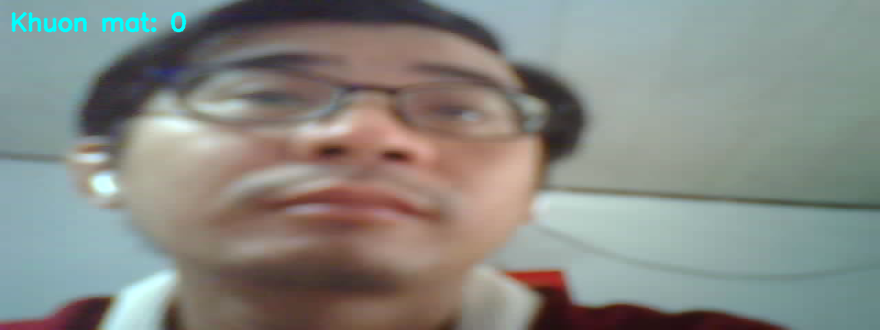
#> input picture esp32_snapshot_20260330_100258.png, 880 x 330 px, given in place of the camera
$ python hand_game.py
#> lines starting #> are read from the running program, lines starting #| are printed output that depends on the picture; after the words box and inside, x2 and y2 are one past the last pixel; in counts of white or black regions, pixels touching at a corner belong together
import cv2
import random
import os
import numpy as np
from PIL import Image, ImageDraw, ImageFont

# Game đơn giản: bé dùng miệng ăn bong bóng
# Điều khiển: đưa mặt vào camera, dùng vùng miệng chạm vào bong bóng

WIDTH = 640
HEIGHT = 480
BUBBLE_RADIUS = 35
NUM_BUBBLES = 6
MOUTH_RADIUS = 50

face_cascade = cv2.CascadeClassifier(cv2.data.haarcascades + 'haarcascade_frontalface_default.xml')


def clamp(value, minimum, maximum):
    return max(minimum, min(value, maximum))


def load_font(size=24):
    possible_fonts = [
        "arial.ttf",
        "segoeui.ttf",
        "times.ttf",
        "DejaVuSans.ttf",
    ]
    for font_name in possible_fonts:
        try:
            return ImageFont.truetype(font_name, size)
        except OSError:
            continue

    try:
        windows_font_dir = os.path.join(os.environ.get("WINDIR", "C:\\Windows"), "Fonts")
        for font_name in ["arial.ttf", "segoeui.ttf", "times.ttf"]:
            font_path = os.path.join(windows_font_dir, font_name)
            if os.path.exists(font_path):
                return ImageFont.truetype(font_path, size)
    except Exception:
        pass

    return ImageFont.load_default()


def draw_text(frame, text, position, color=(255, 255, 255), size=24):
    image = Image.fromarray(cv2.cvtColor(frame, cv2.COLOR_BGR2RGB))
    draw = ImageDraw.Draw(image)
    font = load_font(size)
    draw.text(position, text, font=font, fill=color)
    return cv2.cvtColor(np.array(image), cv2.COLOR_RGB2BGR)


class Bubble:
    def __init__(self):
        self.reset()

    def reset(self):
        self.x = random.randint(BUBBLE_RADIUS, WIDTH - BUBBLE_RADIUS)
        self.y = random.randint(BUBBLE_RADIUS, HEIGHT - BUBBLE_RADIUS)
        self.vx = random.uniform(-3.0, 3.0)
        self.vy = random.uniform(-2.0, 2.0)
        self.color = (
            random.randint(40, 255),
            random.randint(40, 255),
            random.randint(40, 255),
        )
        self.radius = BUBBLE_RADIUS

    def update(self):
        self.x += self.vx
        self.y += self.vy
        if self.x - self.radius < 0 or self.x + self.radius > WIDTH:
            self.vx *= -1
            self.x = clamp(self.x, self.radius, WIDTH - self.radius)
        if self.y - self.radius < 0 or self.y + self.radius > HEIGHT:
            self.vy *= -1
            self.y = clamp(self.y, self.radius, HEIGHT - self.radius)

    def draw(self, frame):
        cv2.circle(frame, (int(self.x), int(self.y)), self.radius, self.color, -1)
        cv2.circle(frame, (int(self.x), int(self.y)), self.radius, (255, 255, 255), 3)


def find_mouth_center(frame):
    gray = cv2.cvtColor(frame, cv2.COLOR_BGR2GRAY)
    faces = face_cascade.detectMultiScale(gray, scaleFactor=1.1, minNeighbors=6, minSize=(100, 100))
    mask = np.zeros_like(frame)
    if len(faces) == 0:
        return None, mask

    face = max(faces, key=lambda rect: rect[2] * rect[3])
    x, y, w, h = face
    mouth_x = x + w // 2
    mouth_y = y + int(h * 0.75)
    mouth_w = int(w * 0.45)
    mouth_h = int(h * 0.2)
    mouth_center = (mouth_x, mouth_y)

    cv2.rectangle(mask, (x, y), (x + w, y + h), (255, 255, 255), 2)
    cv2.circle(frame, mouth_center, 10, (0, 255, 255), -1)
    cv2.circle(frame, mouth_center, MOUTH_RADIUS, (0, 255, 255), 2)

    return mouth_center, mask


def main():
    score = 0
    bubbles = [Bubble() for _ in range(NUM_BUBBLES)]

    cap = cv2.VideoCapture(0, cv2.CAP_DSHOW)
    cap.set(cv2.CAP_PROP_FRAME_WIDTH, WIDTH)
    cap.set(cv2.CAP_PROP_FRAME_HEIGHT, HEIGHT)

    while True:
        ret, frame = cap.read()
#> frame is the input picture: shape (330, 880, 3); mean B, G, R 131.7, 137.2, 135
        if not ret:
            break

        frame = cv2.flip(frame, 1)
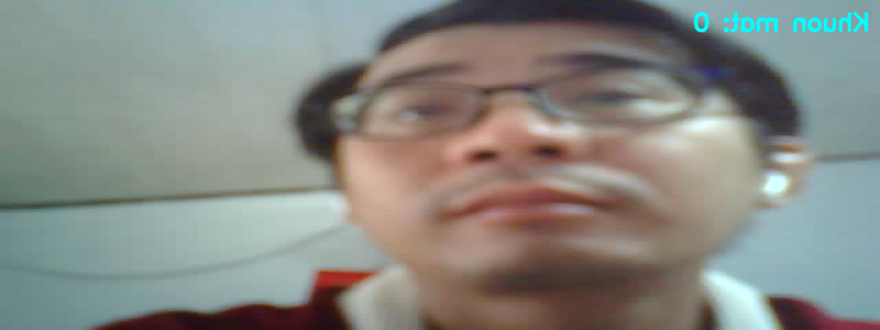
#> frame: shape (330, 880, 3); mean B, G, R 131.7, 137.2, 135
        frame = cv2.resize(frame, (WIDTH, HEIGHT))
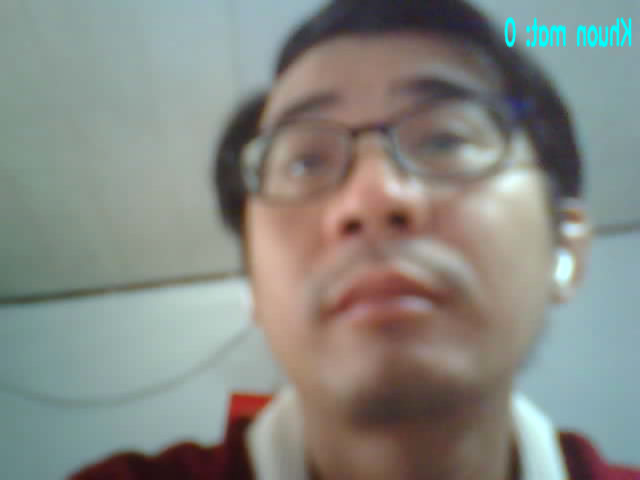
#> frame: shape (480, 640, 3); mean B, G, R 131.6, 137.1, 134.9

        mouth_center, mask = find_mouth_center(frame)
#> in find_mouth_center, `gray = cv2.cvtColor(frame, cv2.COLOR_BGR2GRAY)`:
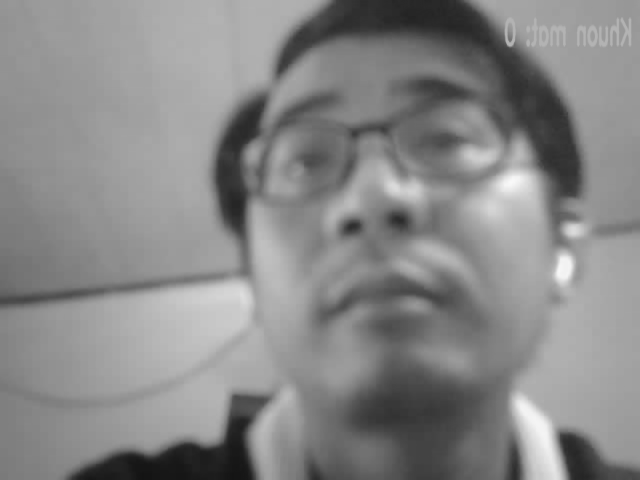
#> gray: shape (480, 640); min 19, max 249, mean 135.8
#> in find_mouth_center, `faces = face_cascade.detectMultiScale(gray, scaleFactor=1.1, minNeighb..`: faces = ()
#> mask: shape (480, 640, 3); every value is 0

        for bubble in bubbles:
            bubble.update()
            bubble.draw(frame)

            if mouth_center is not None:
                dx = bubble.x - mouth_center[0]
                dy = bubble.y - mouth_center[1]
                if dx * dx + dy * dy < (bubble.radius + MOUTH_RADIUS) ** 2:
                    score += 1
                    bubble.reset()
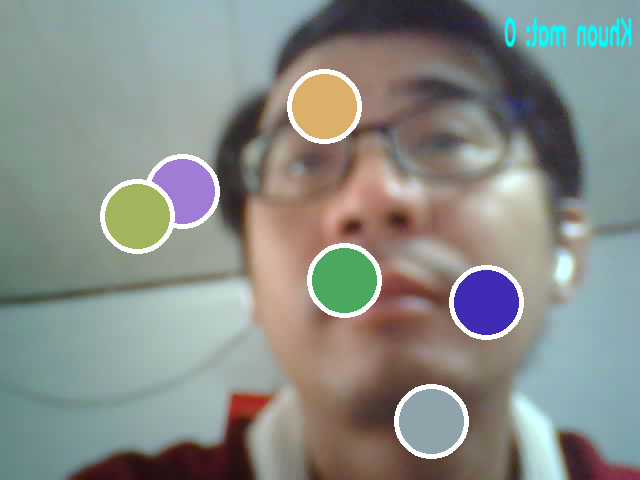
#> frame: shape (480, 640, 3); 8.32% of pixels changed, all inside (x1, y1, x2, y2) = (100, 69, 524, 459)
#> after the loop, score = 0

        frame = draw_text(frame, f"Điểm: {score}", (18, 18), (0, 255, 0), 28)
#> in draw_text, `return cv2.cvtColor(np.array(image), cv2.COLOR_RGB2BGR)`:
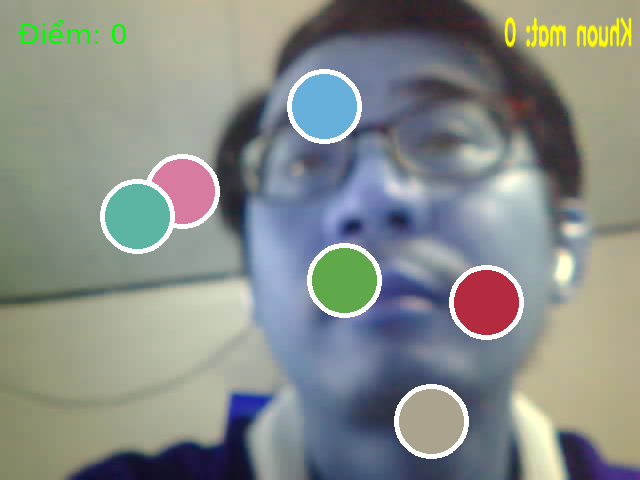
#> returned value: shape (480, 640, 3); mean R, G, B 136.1, 141.4, 136.9
        frame = draw_text(frame, "Đưa mặt vào camera để ăn bong bóng", (12, HEIGHT - 40), (220, 220, 220), 24)
        frame = draw_text(frame, "Nhấn 'q' để thoát, 'r' để chơi lại", (12, HEIGHT - 16), (220, 220, 220), 24)

        if mouth_center is None:
            frame = draw_text(frame, "Cần đưa mặt vào camera", (140, HEIGHT // 2 - 20), (0, 200, 255), 30)
#> call 4 of draw_text, with text = 'Cần đưa mặt vào camera', position = (140, 220), color = (0, 200, 255), size = 30
#> in draw_text (call 4), `image = Image.fromarray(cv2.cvtColor(frame, cv2.COLOR_BGR2RGB))`:
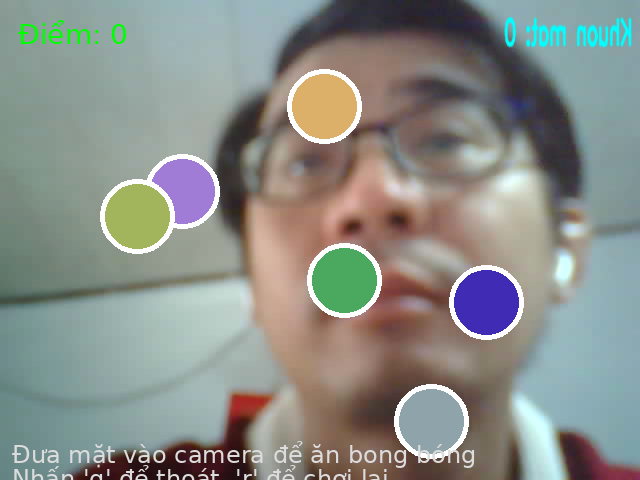
#> image: PIL image 640x480 RGB; mean R, G, B 138.2, 142.7, 137.5
#> in draw_text (call 4), `return cv2.cvtColor(np.array(image), cv2.COLOR_RGB2BGR)`:
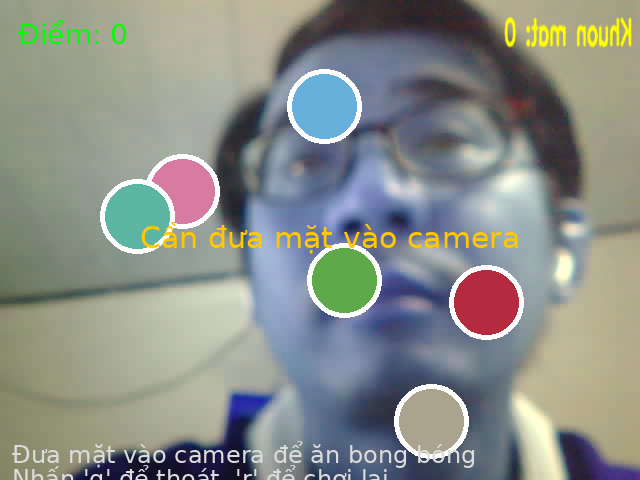
#> returned value: shape (480, 640, 3); mean R, G, B 138.4, 143.1, 136.9

        cv2.imshow("Mouth Game - Miệng ăn bong bóng", frame)
        cv2.imshow("Face Detect", mask)

        key = cv2.waitKey(1) & 0xFF
#> (key q is pressed here)
        if key == ord('q'):
            break
        if key == ord('r'):
            score = 0
            bubbles = [Bubble() for _ in range(NUM_BUBBLES)]

    cap.release()
    cv2.destroyAllWindows()


if __name__ == '__main__':
    main()
